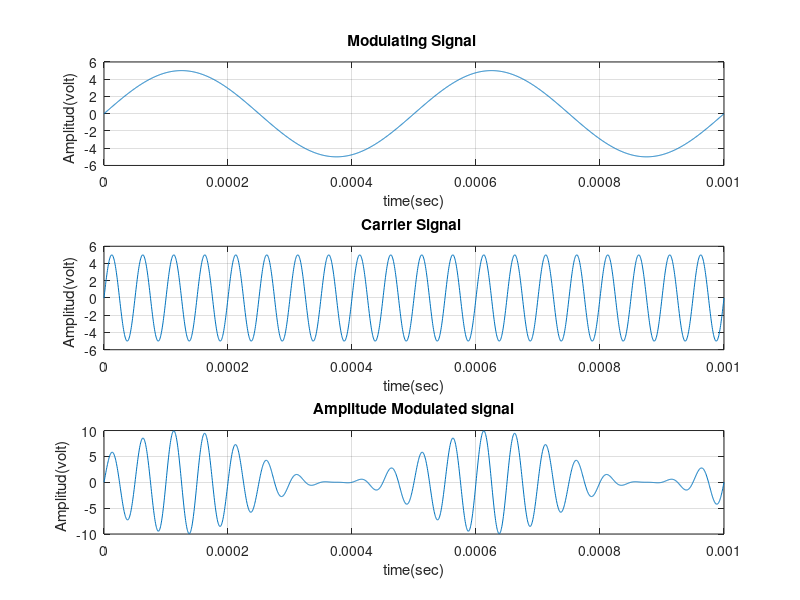

Write the MATLAB code that produced this figure.
%>>>>>>>>>>>>>>>>>>>> Tuterial on AM Modulation <<<<<<<<<<<<<<<<<<<<<<<<<<
clc;
close all;
clear all;
%XXXXXXXXXXXXXXXXXXXXXXXXXXX Define AM modulation Index XXXXXXXXXXXXXXXXXXX
disp(' example: m=1 means 100% modulation');
%m=input(' Enter the value of modulation index (m) = ');
m=1; % for 100% modulation
if (0>m||m>1)
    error('m may be less than or equal to one and geter than to zero'); 
end
%XXXXXXXXXXXXXXXXX modulating signal generation XXXXXXXXXXXXXXXXXXXXXXXXXX
Am=5; % Amplitude of modulating signal
fa=2000; % Frequency of modulating signal
Ta=1/fa; % Time period of modulating signal

t=0:Ta/999:2*Ta; % Total time for simulation

ym=Am*sin(2*pi*fa*t); % Eqation of modulating signal
figure(1)
subplot(3,1,1); 
plot(t,ym), grid on;% Graphical representation of Modulating signal
title ( '  Modulating Signal   ');
xlabel ( ' time(sec) ');
ylabel (' Amplitud(volt)   ');
%XXXXXXXXXXXXXXXXXXXXX carrier signal generation XXXXXXXXXXXXXXXXXXXXXXXXXX
Ac=Am/m;% Amplitude of carrier signal [ where, modulation Index (m)=Am/Ac ]
fc=fa*10;% Frequency of carrier signal
Tc=1/fc;% Time period of carrier signal
yc=Ac*sin(2*pi*fc*t);% Eqation of carrier signal
subplot(3,1,2);
plot(t,yc), grid on;% Graphical representation of carrier signal
title ( '  Carrier Signal   ');
xlabel ( ' time(sec) ');
ylabel (' Amplitud(volt)   ');
%XXXXXXXXXXXXXXXXXXXXXXXXXXXXXX AM Modulation XXXXXXXXXXXXXXXXXXXXXXXXXXXXX 
y=Ac*(1+m*sin(2*pi*fa*t)).*sin(2*pi*fc*t); % Equation of Amplitude
%modulated signal
subplot(3,1,3);
plot(t,y);% Graphical representation of AM signal
title ( '  Amplitude Modulated signal  ');
xlabel ( ' time(sec) ');
ylabel (' Amplitud(volt)   ');
grid on;
%>>>>>>>>>>>>>>>>>>>>>> end of program <<<<<<<<<<<<<<<<<<<<<<<<<<<<<<<<<<<
